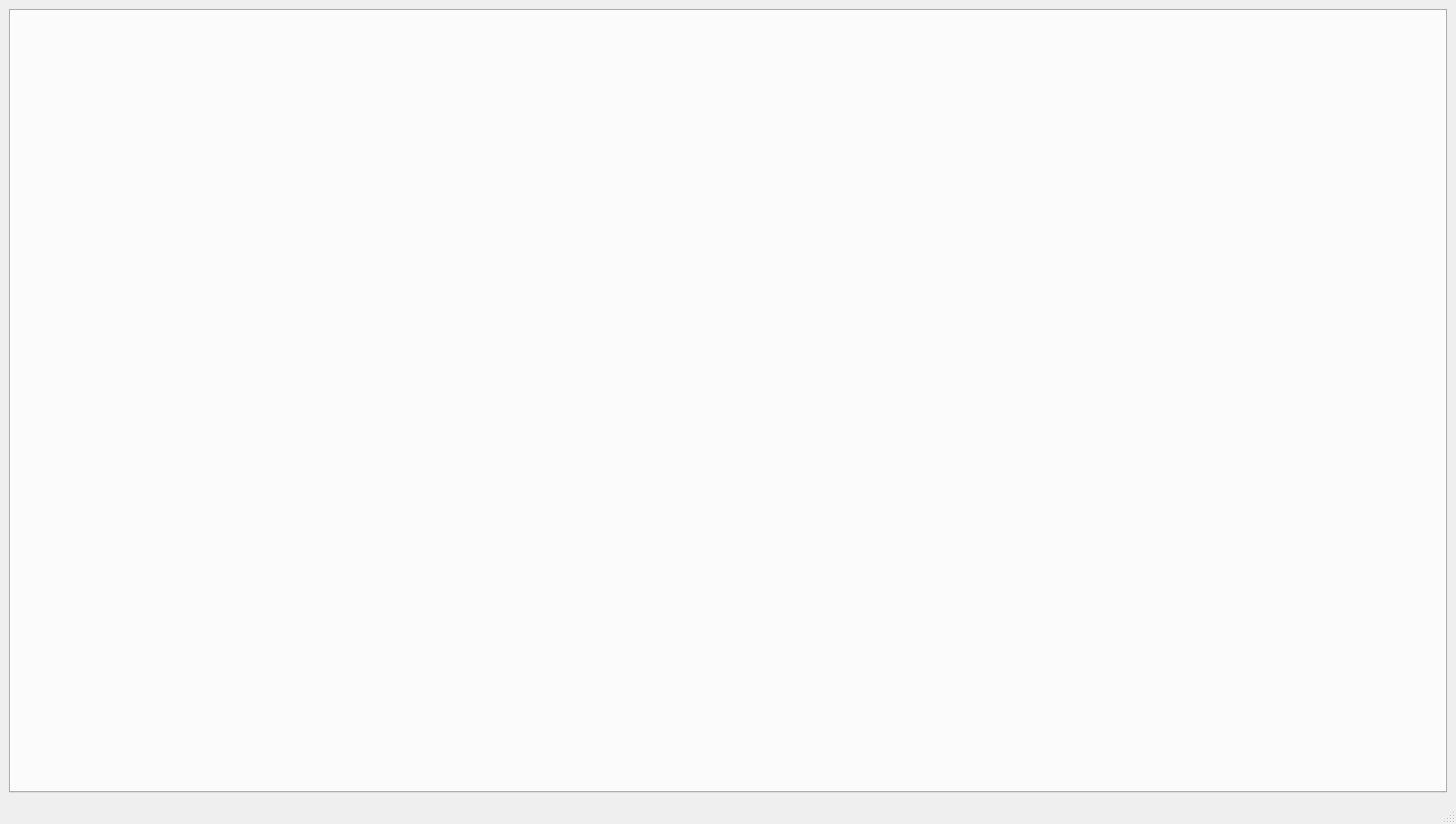
<?xml version="1.0" encoding="UTF-8"?>
<ui version="4.0">
 <class>main_window</class>
 <widget class="QMainWindow" name="main_window">
  <property name="geometry">
   <rect>
    <x>0</x>
    <y>0</y>
    <width>1460</width>
    <height>826</height>
   </rect>
  </property>
  <property name="windowTitle">
   <string>main_window</string>
  </property>
  <widget class="QWidget" name="centralwidget">
   <layout class="QGridLayout" name="gridLayout">
    <item row="0" column="0">
     <widget class="QTabWidget" name="main_tab_widget">
      <property name="currentIndex">
       <number>-1</number>
      </property>
     </widget>
    </item>
   </layout>
  </widget>
  <widget class="QStatusBar" name="statusbar"/>
 </widget>
 <resources/>
 <connections/>
 <buttongroups>
  <buttongroup name="buttonGroup"/>
 </buttongroups>
</ui>
